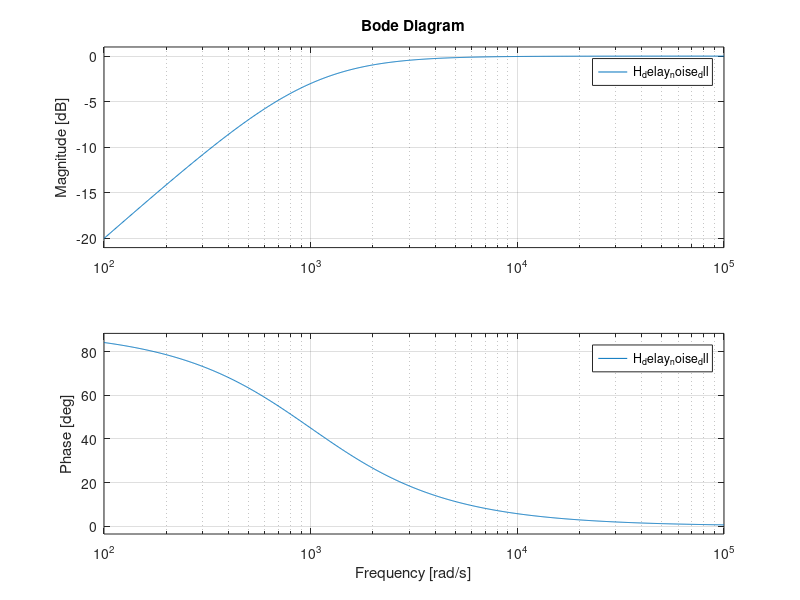

Recreate this plot in MATLAB.
Icp=0.0001;
Kdl=10^-9;
C=10^-10;
Tref=10^-6
Wn=Icp*Kdl/(C*Tref);
H_delay_noise_dll=tf([ 1 0 ],[(1-Wn*Tref) Wn]);
[mag phase w]=bode(H_delay_noise_dll);
bode(H_delay_noise_dll);